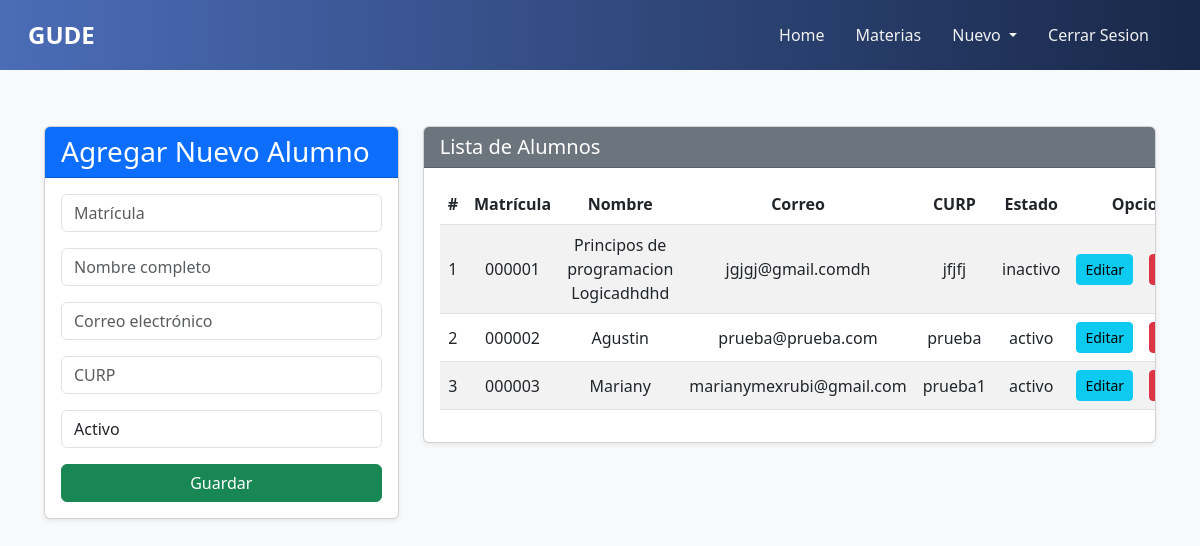
The app's page /nuevoalumno/ with its own data.
### Aplicaciones/General/models.py (models this page shows, shortened)
class Alumno(models.Model):
    matricula = models.CharField(primary_key=True, max_length=9)
    nombre = models.CharField(max_length=100)
    correo = models.EmailField(unique=True)
    curp = models.CharField(max_length=18, unique=True)
    ESTADOS = [
        ('activo', 'Activo'),
        ('inactivo', 'Inactivo'),
        ('sabatico', 'Sabático'),
    ]
    estado = models.CharField(max_length=10, choices=ESTADOS, default='activo')

### Aplicaciones/General/views.py (the view)
# urls.py: path('nuevoalumno/', views.nuevoalumno, name='nuevoalumno'),
def nuevoalumno(request):
    alumnos = Alumno.objects.all()
    return render(request, "nuevoalumno.html", {"alumnos": alumnos})

### Aplicaciones/General/templates/nuevoalumno.html (shortened to what this page needs)
{% extends "./base.html" %}
{% load static %}
{% block body %}
<div class="container mt-4">
  <div class="row">
    <div class="col-md-4">
      <div class="card shadow-sm">
        <div class="card-header bg-primary text-white">
          <h3 class="mb-0">Agregar Nuevo Alumno</h3>
        </div>
        <div class="card-body">
          <form action="{% url 'registrarAlumno' %}" method="post">
            <div class="form-group mb-3">
              <input type="text" name="txtMatricula" id="txtMatricula" class="form-control" placeholder="Matrícula" maxlength="9" required />
            </div>
            <div class="form-group mb-3">
              <input type="text" name="txtNombre" id="txtNombre" class="form-control" placeholder="Nombre completo" maxlength="100" required />
            </div>
            <div class="form-group mb-3">
              <input type="email" name="txtCorreo" id="txtCorreo" class="form-control" placeholder="Correo electrónico" required />
            </div>
            <div class="form-group mb-3">
              <input type="text" name="txtCurp" id="txtCurp" class="form-control" placeholder="CURP" maxlength="18" required />
            </div>
            <div class="form-group mb-3">
              <select name="selectEstado" id="selectEstado" class="form-control" required>
                <option value="activo">Activo</option>
              </select>
            </div>
            <button type="submit" class="btn btn-success w-100">Guardar</button>
          </form>
        </div>
      </div>
    </div>
    <div class="col-md-8">
      <div class="card shadow-sm">
        <div class="card-header bg-secondary text-white">
          <h5 class="mb-0">Lista de Alumnos</h5>
        </div>
        <div class="card-body table-responsive">
          <table class="table table-striped table-hover">
            <thead>
              <tr>
                <th>#</th>
                <th>Matrícula</th>
                <th>Nombre</th>
                <th>Correo</th>
                <th>CURP</th>
                <th>Estado</th>
                <th colspan="2">Opciones</th>
              </tr>
            </thead>
            <tbody>
              {% for a in alumnos %}
              <tr>
                <td>{{ forloop.counter }}</td>
                <td>{{ a.matricula }}</td>
                <td>{{ a.nombre }}</td>
                <td>{{ a.correo }}</td>
                <td>{{ a.curp }}</td>
                <td>{{ a.estado }}</td>
                <td><a href="{% url 'edicionAlumno' a.matricula %}" class="btn btn-info btn-sm">Editar</a></td>
                <td><a href="{% url 'eliminacionAlumno' a.matricula %}" class="btn btn-danger btn-sm btnEliminacion">Eliminar</a></td>
              </tr>
              {% empty %}
              <tr>
                <td colspan="8" class="text-center text-muted">No hay alumnos registrados</td>
              </tr>
              {% endfor %}
            </tbody>
          </table>
        </div>
      </div>
    </div>
  </div>
</div>
{% endblock %}

### Aplicaciones/General/static/css/Materias.css (style rules this page uses)
th, td { text-align: center; vertical-align: middle; }
body { background: black; }

### Aplicaciones/General/templates/base.html (style rules this page uses)
body { background-color: #f8f9fa; font-family: 'Segoe UI', sans-serif; }

### records on screen
Alumno: matricula "000001", nombre "Principos de programacion Logicadhdhd", correo "jgjgj@gmail.comdh", curp "jfjfj", estado "inactivo"
Alumno: matricula "000002", nombre "Agustin", correo "prueba@prueba.com", curp "prueba", estado "activo"
Alumno: matricula "000003", nombre "Mariany", correo "marianymexrubi@gmail.com", curp "prueba1", estado "activo"
